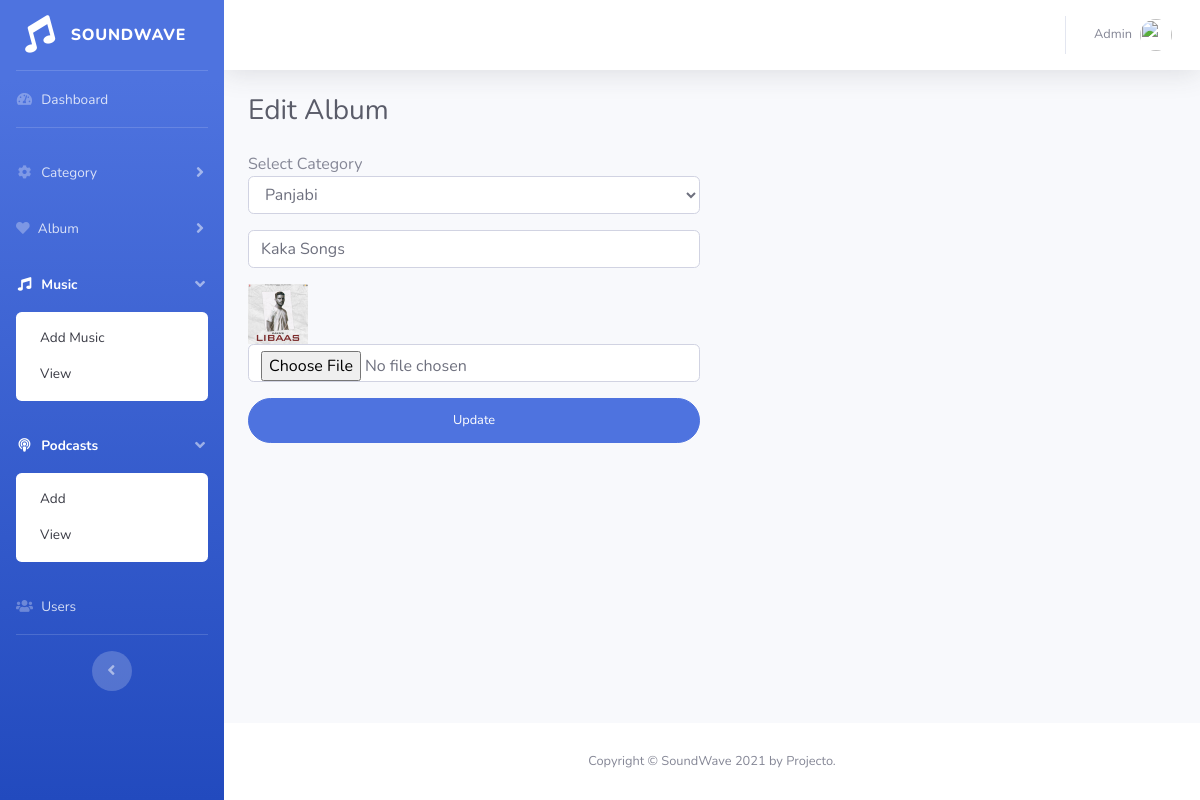
The page /admin/editalbum.php?id=10 (signed in) on the database its author committed.
### tables this page shows
CREATE TABLE `album` (
  `id` int(11) NOT NULL,
  `album_name` varchar(300) DEFAULT NULL,
  `album_image` varchar(300) DEFAULT NULL,
  `cat_id` int(11) DEFAULT NULL
);

CREATE TABLE `category` (
  `id` int(11) NOT NULL,
  `category_name` varchar(1500) NOT NULL
);

### admin/dbconfig.php (called while the page is built, shortened)
<?php
function select($query)
{
	$cid=mysqli_connect(server,user,password,database) or die("connection error");
	$result=mysqli_query($cid,$query);
	return $result;
}
?>

### admin/editalbum.php (the view, shortened to what this page needs)
<?php
require_once"dbconfig.php";
?><!DOCTYPE html>
<html lang="en">
<head>
  <link href="vendor/fontawesome-free/css/all.min.css" rel="stylesheet" type="text/css">
  <link href="css/sb-admin-2.min.css" rel="stylesheet">
</head>
<body id="page-top">
  <div id="wrapper">
     <?php include"sidebar.php";?>
    <div id="content-wrapper" class="d-flex flex-column">
      <div id="content">
       <?php include"topbar.php";?>
        <div class="container-fluid">
          <h1 class="h3 mb-4 text-gray-800">Edit Album</h1>
		  <div class="row">
             <div class="col-lg-6">
             <form class="user" method="post" enctype="multipart/form-data">
                  <?php
				  $a=select("select * from album where id='".$_REQUEST['id']."'");
				  while($t=mysqli_fetch_array($a))
				  {
				  ?>
          <div class="form-group">Select Category
					<select class="form-control " name="cat" >
					<?php
					$y=select("select * from category  where id='".$t[3]."'");
					while($ap=mysqli_fetch_array($y))
					{
					?>
					<option value="<?=$ap[0]?>" <?php if($ap[0]==$t[3]){ echo"selected" ;}?>><?=$ap[1]?></option>
				<?php
					}
					?>
					</select>
					</div>
          <div class="form-group">
                      <input type="text" class="form-control " value="<?=$t[1]?>" name="category_name" id="exampleInputEmail" aria-describedby="emailHelp" placeholder="Enter Category">
                    </div>
                    <img src="img/<?=$t[2]?>" style="height:60px">
                    <div class="form-group">
                    <input type="file" name="album_image" class="form-control "></div>
					<?php
				  }
					?>
                    <input type="submit" name="submit"  value="Update" class="btn btn-primary btn-user btn-block">
                  </form>
        </div>
        </div>
        </div>
      </div>
      <?php include'footer.php' ?>
    </div>
  </div>
</body>
</html>

### rows shown on the page
album: cat "Panjabi", category_name "Kaka Songs", album_image (picture)
